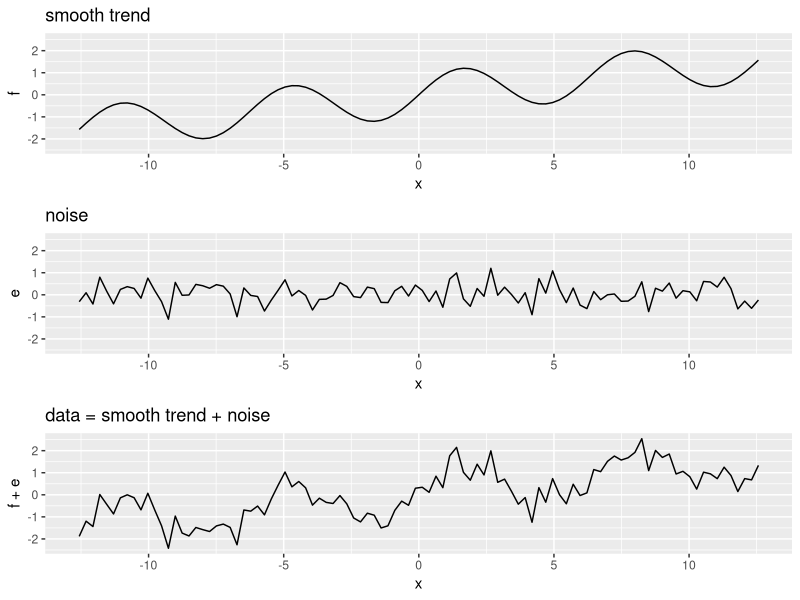

Here is the R script that generated this plot: (Note: this script raises an error after producing the figure.)
## ---- chunk 1
img_path <- "img"
## ---- chunk 2
library(tidyverse)
set.seed(1)
n <- 100
x <- seq(-pi*4, pi*4, len = n)
tmp <- data.frame(x = x , f = sin(x) + x/8, e = rnorm(n, 0, 0.5)) 
p1 <- qplot(x, f, main = "smooth trend", ylim = range(tmp$f + tmp$e), data = tmp, geom = "line")
p2 <- qplot(x, e, main = "noise", ylim = range(tmp$f + tmp$e), data = tmp, geom = "line")
p3 <- qplot(x, f + e, main = "data = smooth trend + noise", ylim = range(tmp$f + tmp$e), data = tmp, geom = "line")
gridExtra::grid.arrange(p1, p2, p3)
## ---- chunk 3
library(dslabs)
if (!exists("mnist")) mnist <- read_mnist()
is <- mnist_27$index_train[c(which.min(mnist_27$train$x_1), which.max(mnist_27$train$x_1))]
titles <- c("smallest","largest")
tmp <- lapply(1:2, function(i){
    expand.grid(Row = 1:28, Column = 1:28) |>  
      mutate(label = titles[i],  
             value = mnist$train$images[is[i],])
})
tmp <- Reduce(rbind, tmp)
p1 <- tmp |> ggplot(aes(Row, Column, fill = value)) + 
  geom_raster(show.legend = FALSE) + 
  scale_y_reverse() +
  scale_fill_gradient(low = "white", high = "black") +
  facet_grid(.~label) + 
  geom_vline(xintercept = 14.5) +
  geom_hline(yintercept = 14.5) +
  ggtitle("Largest and smallest x_1")

    
is <- mnist_27$index_train[c(which.min(mnist_27$train$x_2), which.max(mnist_27$train$x_2))]
titles <- c("smallest","largest")
tmp <- lapply(1:2, function(i){
    expand.grid(Row = 1:28, Column = 1:28) |>  
      mutate(label = titles[i],  
             value = mnist$train$images[is[i],])
})
tmp <- Reduce(rbind, tmp)
p2 <- tmp |> ggplot(aes(Row, Column, fill = value)) + 
    geom_raster(show.legend = FALSE) + 
    scale_y_reverse() +
    scale_fill_gradient(low = "white", high = "black") +
    facet_grid(.~label) + 
    geom_vline(xintercept = 14.5) +
    geom_hline(yintercept = 14.5) +
  ggtitle("Largest and smallest x_2")
gridExtra::grid.arrange(p1, p2, ncol = 2)
## ---- chunk 4
library(caret)
library(dslabs)
mnist_27$train |> ggplot(aes(x_1, x_2, color = y)) + geom_point()
## ---- chunk 5
fit <- mnist_27$train |> mutate(y = ifelse(y == 7, 1, 0)) |> lm(y ~ x_1 + x_2, data = _)
p_hat <- predict(fit, newdata = mnist_27$test)
y_hat <- factor(ifelse(p_hat > 0.5, 7, 2))
## ---- chunk 6
mnist_27$true_p |> 
  ggplot(aes(x_1, x_2, z = p)) +
  geom_raster(aes(fill = p)) +
  scale_fill_gradientn(colors = c("#F8766D", "white", "#00BFC4")) +
  stat_contour(breaks = c(0.5), color = "black")
## ---- chunk 7
p_hat <- predict(fit, newdata = mnist_27$true_p)
p_hat <- scales::squish(p_hat, c(0, 1))
p1 <- mnist_27$true_p |> mutate(p_hat = p_hat) |>
  ggplot(aes(x_1, x_2,  z = p_hat)) +
  geom_raster(aes(fill = p_hat)) +
  scale_fill_gradientn(colors = c("#F8766D","white","#00BFC4")) +
  stat_contour(breaks = c(0.5), color = "black") 

p2 <- mnist_27$true_p |> 
  mutate(p_hat = p_hat) |>
  ggplot() +
  stat_contour(aes(x_1, x_2, z = p_hat), breaks = c(0.5), color = "black") + 
  geom_point(mapping = aes(x_1, x_2, color = y), data = mnist_27$test) 
gridExtra::grid.arrange(p1, p2, ncol = 2)
## ---- chunk 8
polls_2008 |> ggplot(aes(day, margin)) + geom_point()
## ---- chunk 9
resid <- ifelse(lm(margin~day, data = polls_2008)$resid > 0, "+", "-")
polls_2008 |> 
  mutate(resid = resid) |> 
  ggplot(aes(day, margin)) + 
  geom_smooth(method = "lm", formula = y ~ x, se = FALSE, color = "black") +
  geom_point(aes(color = resid))
## ---- chunk 10
span <- 3.5
tmp <- polls_2008 |>
  crossing(center = polls_2008$day) |>
  mutate(dist = abs(day - center)) |>
  filter(dist <= span) 

tmp |> filter(center %in% c(-125, -55)) |>
  ggplot(aes(day, margin)) +   
  geom_point(data = polls_2008, size = 3, alpha = 0.5, color = "grey") +
  geom_point(size = 2) +    
  geom_smooth(aes(group = center), 
              method = "lm", formula = y ~ 1, se = FALSE) +
  facet_wrap(~center)
## ---- chunk 11
library(gganimate)
span <- 7
fit <- with(polls_2008, ksmooth(day, margin, kernel = "box", x.points = day, bandwidth = span))
bin_fit <- data.frame(x = fit$x, .fitted = fit$y)
  
if (!file.exists(file.path(img_path, "binsmoother-animation.gif"))) {
  p <- tmp |> 
    ggplot() +
    geom_smooth(aes(day, margin, group = center, frame = center), method = "lm", formula = y ~ 1, se = FALSE) +
    geom_point(aes(day, margin), data = polls_2008, size = 3, alpha = .5, color = "grey") +
    geom_point(aes(day, margin, frame = center)) +
    geom_line(aes(x = x, y = .fitted, frame = x, cumulative = TRUE), data = bin_fit, color = "red") + 
    ggtitle("x0 = ")

  gganimate(p, filename = file.path(img_path,"binsmoother-animation.gif"), interval = .1)
}
if (knitr::is_html_output()) {
  knitr::include_graphics(file.path(img_path,"binsmoother-animation.gif"))
} else{
  centers <- quantile(tmp$center, seq(1,6)/6)
  tmp_bin_fit <- crossing(center = centers, bin_fit) |>
    group_by(center) |>
    filter(x <= center) |>
    ungroup()
        
  tmp |> filter(center %in% centers) |>
    ggplot() +
    geom_smooth(aes(day, margin), method = "lm", formula = y ~ 1, se = FALSE) +
    geom_point(aes(day, margin), data = polls_2008, size = 3, alpha = .5, color = "grey") +
    geom_point(aes(day, margin)) +
    geom_line(aes(x = x, y = .fitted), data = tmp_bin_fit, color = "red") + 
    ggtitle("x0 = ") +
    facet_wrap(~center, nrow = 2)
}
## ---- chunk 12
span <- 7 
fit <- with(polls_2008, ksmooth(day, margin, kernel = "box", bandwidth = span))

polls_2008 |> mutate(fit = fit$y) |>
  ggplot(aes(x = day)) +
  geom_point(aes(y = margin), size = 3, alpha = .5, color = "grey") + 
  geom_line(aes(y = fit), color = "red")
## ---- chunk 13
x_0 <- -125

x <- seq(floor(min(polls_2008$day)), ceiling(max(polls_2008$day)), by =.01)
tmp <- rbind(data.frame(x, w_0 = ksmooth(x, 1*(x == x_0), kernel = "box", bandwidth = span)$y, kernel = "box"),
      data.frame(x, w_0 = ksmooth(x, 1*(x == x_0), kernel = "normal", bandwidth = span)$y, kernel = "normal"))

tmp |> ggplot(aes(x, w_0)) + geom_line() + 
  facet_wrap(~kernel, nrow = 2) +
  labs(x = "x_i", y = "w_0(x_i)") +
  theme(axis.text.y = element_blank(), axis.ticks.y = element_blank())
## ---- chunk 14
fit <- with(polls_2008, ksmooth(day, margin, kernel = "normal", bandwidth = 7))

polls_2008 |> mutate(smooth = fit$y) |>
  ggplot(aes(day, margin)) +
  geom_point(size = 3, alpha = .5, color = "grey") + 
  geom_line(aes(day, smooth), color = "red")
## ---- chunk 15
span <- 21/diff(range(polls_2008$day))

tmp <- polls_2008 |>
  crossing(center = polls_2008$day) |>
  mutate(dist = abs(day - center)) |>
  filter(rank(dist) / n() <= span) |>
  mutate(weight = (1 - (dist / max(dist)) ^ 3) ^ 3)

tmp |> 
  filter(center %in% c(-125, -55)) |>
  ggplot(aes(day, margin)) +   
  scale_size(range = c(0, 3)) +
  geom_smooth(aes(group = center, weight = weight), 
              method = "lm", formula = y ~ x, se = FALSE) +
  geom_point(data = polls_2008, size = 3, alpha = .5, color = "grey") +
  geom_point(aes(size = weight)) +
  facet_wrap(~center)
## ---- chunk 16
library(broom)
fit <- loess(margin ~ day, degree = 1, span = span, data = polls_2008)
loess_fit <- augment(fit)

if (!file.exists(file.path(img_path, "loess-animation.gif"))) {
  p <- ggplot(tmp, aes(day, margin)) +
    scale_size(range = c(0, 3)) +
    geom_smooth(aes(group = center, frame = center, weight = weight), method = "lm", formula = y ~ x, se = FALSE) +
    geom_point(data = polls_2008, size = 3, alpha = .5, color = "grey") +
    geom_point(aes(size = weight, frame = center)) +
    geom_line(aes(x = day, y = .fitted, frame = day, cumulative = TRUE), 
              data = loess_fit, color = "red")

  gganimate(p, filename = file.path(img_path, "loess-animation.gif"), interval = .1)
}
if (knitr::is_html_output()) {
  knitr::include_graphics(file.path(img_path,"loess-animation.gif"))
} else{
  centers <- quantile(tmp$center, seq(1,6)/6)
  tmp_loess_fit <- crossing(center = centers, loess_fit) |>
    group_by(center) |>
    filter(day <= center) |>
    ungroup()
        
  tmp |> filter(center %in% centers) |>
    ggplot() +
    geom_smooth(aes(day, margin), method = "lm", formula = y ~ x, se = FALSE) +
    geom_point(aes(day, margin, size = weight), data = polls_2008, size = 3, alpha = .5, color = "grey") +
    geom_point(aes(day, margin)) +
    geom_line(aes(x = day, y = .fitted), data = tmp_loess_fit, color = "red") +
    facet_wrap(~center, nrow = 2)
}
## ---- chunk 17
total_days <- diff(range(polls_2008$day))
span <- 21/total_days
fit <- loess(margin ~ day, degree = 1, span = span, data = polls_2008)
polls_2008 |> mutate(smooth = fit$fitted) |>
  ggplot(aes(day, margin)) +
  geom_point(size = 3, alpha = .5, color = "grey") +
  geom_line(aes(day, smooth), color = "red")
## ---- chunk 18
spans <- c(.66, 0.25, 0.15, 0.10)

fits <- tibble(span = spans) |> 
  group_by(span) |> 
  do(broom::augment(loess(margin ~ day, degree = 1, span = .$span, data = polls_2008)))

tmp <- fits |>
  crossing(center = polls_2008$day) |>
  mutate(dist = abs(day - center)) |>
  filter(rank(dist) / n() <= span) |>
  mutate(weight = (1 - (dist / max(dist)) ^ 3) ^ 3)

if (!file.exists(file.path(img_path, "loess-multi-span-animation.gif"))) {
  p <- ggplot(tmp, aes(day, margin)) +
    scale_size(range = c(0, 2)) +
    geom_smooth(aes(group = center, frame = center, weight = weight), method = "lm", formula = y ~ x, se = FALSE) +
    geom_point(data = polls_2008, size = 2, alpha = .5, color = "grey") +
    geom_line(aes(x = day, y = .fitted, frame = day, cumulative = TRUE), 
              data = fits, color = "red") +
    geom_point(aes(size = weight, frame = center)) +
    facet_wrap(~span)
  
  gganimate(p, filename = file.path(img_path, "loess-multi-span-animation.gif"), interval = .1)
}
if (knitr::is_html_output()) {
  knitr::include_graphics(file.path(img_path,"loess-multi-span-animation.gif"))
} else{
  centers <- quantile(tmp$center, seq(1,3)/3)
  tmp_fits <- crossing(center = centers, fits) |>
    group_by(center) |>
    filter(day <= center) |>
    ungroup()
        
  tmp |> filter(center %in% centers) |>
    ggplot() +
    geom_smooth(aes(day, margin), method = "lm", formula = y ~ x, se = FALSE) +
    geom_point(aes(day, margin, size = weight), data = polls_2008, size = 3, alpha = .5, color = "grey") +
    geom_point(aes(day, margin)) +
    geom_line(aes(x = day, y = .fitted), data = tmp_fits, color = "red") +
    facet_grid(span ~ center)
}
## ---- chunk 19
tmp |> ggplot(aes(day, margin)) +
  geom_point(size = 2, alpha = .5, color = "grey") +
  geom_line(aes(day, .fitted), data = fits, color = "red") +
  facet_wrap(~span)
## ---- chunk 20
x_0 <- -125
span <- 21

x <- seq(floor(min(polls_2008$day)), ceiling(max(polls_2008$day)), by =.01)
tmp <- rbind(data.frame(x, w_0 = ksmooth(x, 1*(x == x_0), kernel = "normal", bandwidth = span)$y, kernel = "normal"),
      data.frame(x, w_0 = (1 - (abs(x - x_0)/21)^3)^3*(abs(x - x_0) <= 21), kernel = "tri-weight")) |>
  group_by(kernel) |> mutate(w_0 = w_0/sum(w_0)) |> ungroup()


tmp |> ggplot(aes(x, w_0)) + geom_line() + 
  facet_wrap(~kernel, nrow = 2) +
  labs(x = "x_i", y = "w_0(x_i)") +
  theme(axis.text.y = element_blank(), axis.ticks.y = element_blank())
## ---- chunk 21
total_days <- diff(range(polls_2008$day))
span <- 28/total_days
fit_1 <- loess(margin ~ day, degree = 1, span = span, data = polls_2008)
fit_2 <- loess(margin ~ day, span = span, data = polls_2008)

polls_2008 |> mutate(smooth_1 = fit_1$fitted, smooth_2 = fit_2$fitted) |>
  ggplot(aes(day, margin)) +
  geom_point(size = 3, alpha = .5, color = "grey") +
  geom_line(aes(day, smooth_1), color = "red", lty = 2) +
  geom_line(aes(day, smooth_2), color = "orange", lty = 1) 
## ---- chunk 22
polls_2008 |> ggplot(aes(day, margin)) +
  geom_point() + 
  geom_smooth(method = loess, formula = y ~ x)
## ---- chunk 23
polls_2008 |> ggplot(aes(day, margin)) +
  geom_point() + 
  geom_smooth(method = loess, formulat = y ~ x, method.args = list(span = 0.15, degree = 1))
